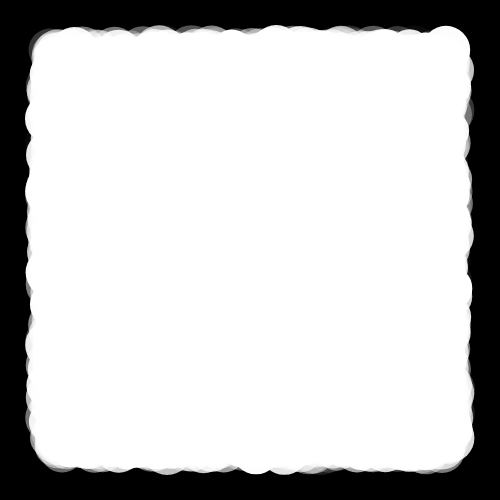
Frame 1 (no input)
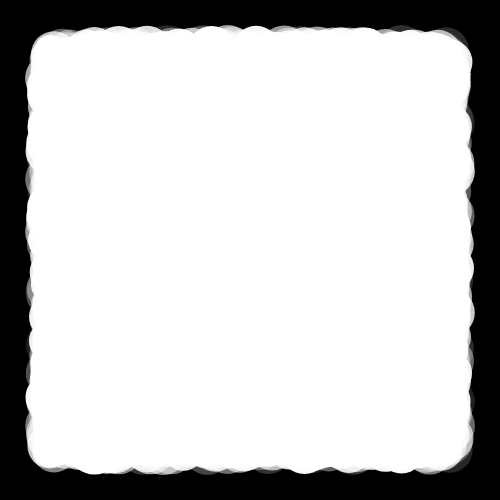
Frame 60 (no input)
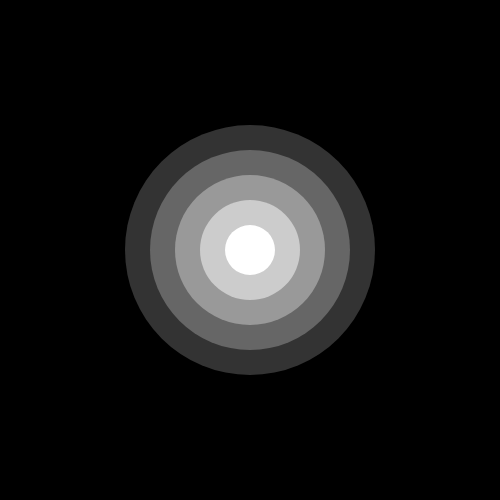
Frame 120 (the mouse pressed at the canvas centre since frame 60)

The p5.js sketch that drew these frames (run headless with seeded random() and noise() and a simulated clock; from frame 60 on, the mouse is pressed at the canvas centre):

// p5.js sketch
// ── sketch.js
let numPelotitas = 100; 
let margen = 50; 
let espaciado; 
let tamaño; 

function setup() {
  createCanvas(500, 500); 
  noStroke(); 
  frameRate(50); 
  
}

function draw() {
  background(0); 
  let velocidad = frameCount * 0.05;
  
   if (mouseIsPressed) { 
    
    for (let i = 0; i < 6; i++) { 
    noStroke(); 
    fill(255 * (i / 5)); 
    ellipse(mouseX, mouseY, 300 - (i * 50), 300 - (i * 50)); 
     
  }
     
   }
 else{
  espaciado = (width - margen * 2) / (numPelotitas - 1);

  for (let y = 0; y < numPelotitas; y++) { 
    for (let x = 0; x < numPelotitas; x++) { 
      tamaño = random(50, 25); 
      fill(255, random(255)); 
      strokeWeight(random(0, 4)); 
      circle(margen + x * espaciado, margen + y * espaciado, tamaño); 
        }
    }
  }
}
